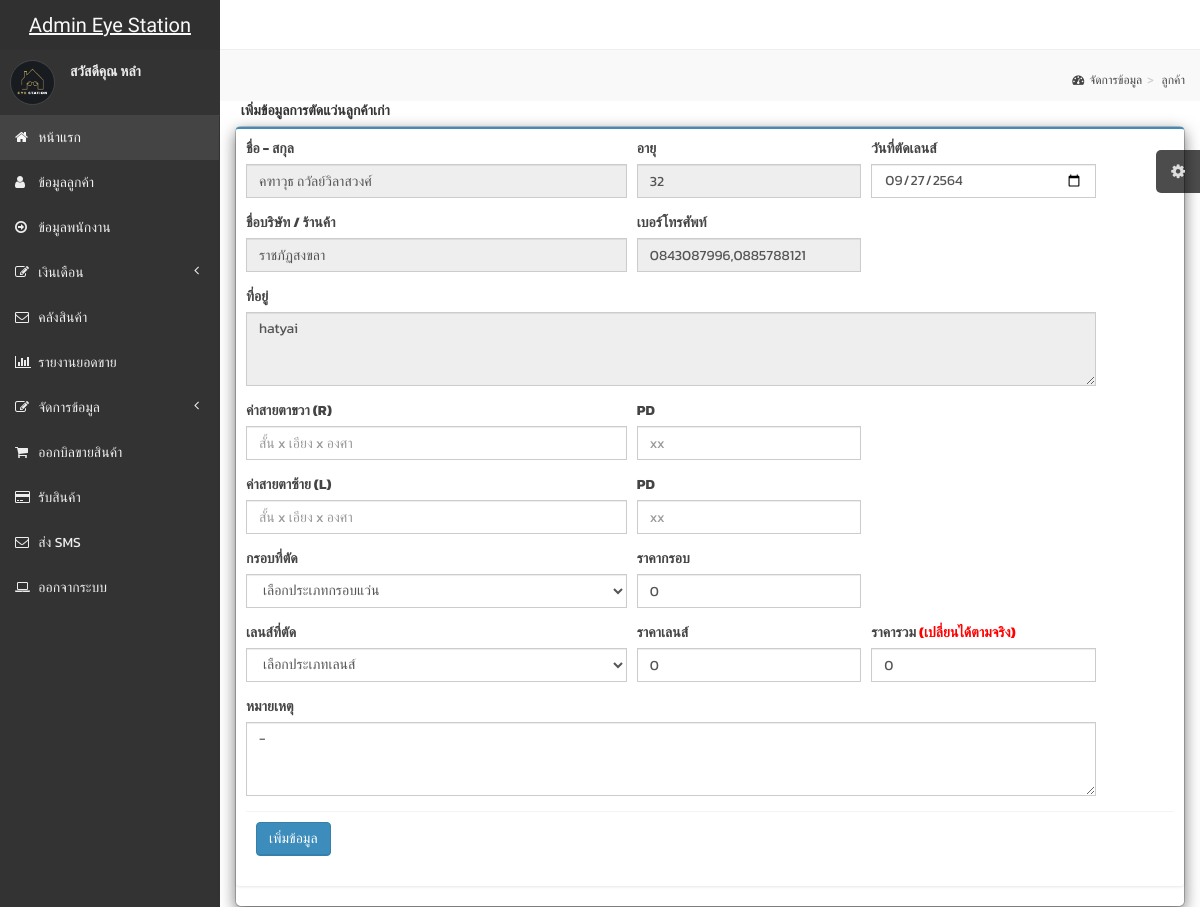
/admin/insert_history_cus1.php?cus=15 (signed in), run on the app's committed database.
### tables this page shows
CREATE TABLE `customer` (
  `id_cus` int(10) NOT NULL,
  `name_cus` varchar(100) NOT NULL,
  `age` varchar(5) NOT NULL,
  `tel` varchar(50) NOT NULL,
  `address` varchar(100) NOT NULL,
  `email` varchar(50) NOT NULL,
  `company` varchar(50) NOT NULL,
  `r_old` varchar(30) NOT NULL,
  `pdr_old` varchar(5) NOT NULL,
  `l_old` varchar(30) NOT NULL,
  `pdl_old` varchar(5) NOT NULL
);

### admin/insert_history_cus1.php (the view, shortened to what this page needs)
<?php session_start();
if($_SESSION['level'] == '1'){ ?>
<!DOCTYPE html>
<html>
    <head>
        <link rel="stylesheet" href="https://cdn.jsdelivr.net/npm/bootstrap@4.5.3/dist/css/bootstrap.min.css" type="text/css"/>
        <link href="css/bootstrap.min.css" rel="stylesheet" type="text/css" />
        <link href="css/font-awesome.min.css" rel="stylesheet" type="text/css" />
        <link href="css/ionicons.min.css" rel="stylesheet" type="text/css" />
        <link href="css/morris/morris.css" rel="stylesheet" type="text/css" />
        <link href="css/jvectormap/jquery-jvectormap-1.2.2.css" rel="stylesheet" type="text/css" />
        <link href="css/fullcalendar/fullcalendar.css" rel="stylesheet" type="text/css" />
        <link href="css/daterangepicker/daterangepicker-bs3.css" rel="stylesheet" type="text/css" />
        <link href="css/bootstrap-wysihtml5/bootstrap3-wysihtml5.min.css" rel="stylesheet" type="text/css" />
        <link href="css/AdminLTE.css" rel="stylesheet" type="text/css" />
    </head>
    <body class="skin-black">
<?php
include "header.php";
?>
        <div class="wrapper row-offcanvas row-offcanvas-left">
            <?php
include "menu.php";
?>
            <aside class="right-side">
                <section class="content-header">
                    <h1>
                    </h1>
                    <ol class="breadcrumb">
                        <li><a href="#"><i class="fa fa-dashboard"></i>จัดการข้อมูล</a></li>
                        <li><a href="#">ลูกค้า</a></li>
                    </ol>
                </section>
              <div class="col-md-12">
                <label>&nbsp;&nbsp;เพิ่มข้อมูลการตัดแว่นลูกค้าเก่า</label>
              <div class="modal-content" >
              <div class="box box-primary">
              <div class="box-header">
              <form action="insert_history_cus2.php" name="form1" method="post">
                <?php
                $cus = $_GET["cus"];
                include "../server.php";
                $sql = "SELECT * FROM customer,tudlen WHERE customer.id_cus = tudlen.id_cus && customer.id_cus='$cus'";
                $query = mysqli_query($objCon,$sql);
                while($result=mysqli_fetch_array($query,MYSQLI_ASSOC)){
                $name_cus = $result["name_cus"];
                $age = $result["age"];
                $company = $result["company"];
                $tel = $result["tel"];
                $address = $result["address"];
                } ?>
                                <form role="form">
                                    <div class="box-body">
                                    <div class="form-row">
                                        <div class="form-group col-md-5 ">
                                            <label for="user_name">ชื่อ - สกุล</label>
                                            <input type="text" class="form-control" name="name" placeholder="ชื่อ - สกุล" value="<?php echo $name_cus; ?>" readonly="1">
                                        </div>
                                        <div class="form-group col-md-3 ">
                                            <label for="age">อายุ</label>
                                            <input type="text" class="form-control" name="age" placeholder="อายุ" value="<?php echo $age; ?>" readonly="1">
                                        </div>
                                        <div class="form-group col-md-3 ">
                                            <label for="day">วันที่ตัดเลนส์</label>
                                            <input type="date" class="form-control" name="day" value="<?php echo date('Y-m-d',strtotime('+543 year'))?>">
                                        </div>
                                        <div class="form-group col-md-5 ">
                                            <label for="company">ชื่อบริษัท / ร้านค้า</label>
                                            <input type="text" class="form-control" name="company" placeholder="ชื่อบริษัท หรือ ร้านค้า" value="<?php echo $company; ?>" readonly="1" readonly="1">
                                        </div>
                                       <div class="form-group col-md-3">
                                            <label for="tel">เบอร์โทรศัพท์</label>
                                            <input type="text" class="form-control" name="tel" placeholder="xxx-xxxxxxx" value="<?php echo $tel; ?>" readonly="1">
                                        </div>
                                        <div class="form-group col-md-11">
                                            <label for="address">ที่อยู่</label>
                                            <textarea type="text" class="form-control" name="address" rows="3" readonly="1"><?php echo $address; ?></textarea>
                                        </div>
                                        <div class="form-group col-md-5 ">
                                            <label for="right">ค่าสายตาขวา (R)</label>
                                            <input type="text" class="form-control" name="right" placeholder="สั้น x เอียง x องศา" autocomplete="off">
                                        </div>
                                        <div class="form-group col-md-3 ">
                                            <label for="pdr">PD</label>
                                            <input type="text" class="form-control" name="pdr" placeholder="xx" autocomplete="off">
                                        </div>
                                        <div class="form-group col-md-5 ">
                                            <label for="left">ค่าสายตาซ้าย (L)</label>
                                            <input type="text" class="form-control" name="left" placeholder="สั้น x เอียง x องศา" autocomplete="off">
                                        </div>
                                        <div class="form-group col-md-3 ">
                                            <label for="pdl">PD</label>
                                            <input type="text" class="form-control" name="pdl" placeholder="xx" autocomplete="off">
                                        </div>
                                        <div class="form-group col-md-5">
                                        <label for="exampleInputId_title1">กรอบที่ตัด</label>
                                                 <select type="text" class="form-control" name="c_id1" id="c_id1" onChange="putFrame(this.selectedIndex)" >
                                                <option value="0">เลือกประเภทกรอบแว่น</option>
                                                </select>
                                        </div>
                                         <div class="form-group col-md-3 ">
                                            <label for="name">ราคากรอบ</label>
                                            <input type="text" class="form-control" name="c_date" id="c_date" value="0">
                                        </div>
                                         <div class="form-group col-md-5">
                                        <label for="exampleInputId_title1">เลนส์ที่ตัด</label>
                                                 <select type="text" class="form-control" name="p_len" id="p_len" onChange="putLen(this.selectedIndex)" >
                                                <option value="0">เลือกประเภทเลนส์</option>
                                                </select>
                                        </div>
                                         <div class="form-group col-md-3 ">
                                            <label for="name">ราคาเลนส์</label>
                                            <input type="text" class="form-control" name="st_time" id="st_time" value="0">
                                        </div>
                                         <div class="form-group col-md-3 ">
                                            <label for="name">ราคารวม <font color="red">(เปลี่ยนได้ตามจริง)</font></label>
                                            <input type="text" class="form-control" name="output" id="output" value="0" autocomplete="off">
                                        </div>
                                        <div class="form-group col-md-11">
                                            <label for="comment">หมายเหตุ</label>
                                            <textarea type="text" class="form-control" name="comment" rows="3">-</textarea>
                                        </div>
                                    </div>
                                    <div class="box-footer">
                                        <button type="submit" class="btn btn-primary">เพิ่มข้อมูล</button>
                                        </div>
                                    </div>
                                </form>
                                </div>
    </body>
</html>
<?php }else{
    echo "<script>";
    echo "alert(\"คุณไม่มีสิทธิ์เข้าสู่ระบบ\");";
    echo "</script>";
    echo "<meta http-equiv='refresh' content='0;url=../index.php'>";
}
?>

### admin/menu.php (shortened to what this page needs)
<div class="left-side sidebar-offcanvas">
<section class="sidebar">
    <div class="user-panel">
        <div class="pull-left image">
            <img src="img/eye.jpg" class="img-circle" alt="User Image" />
        </div>
        <div class="pull-left info">
            <p>สวัสดีคุณ <?php echo $name; ?> </br></p>
        </div>
    </div>
    <ul class="sidebar-menu">
        <?php if ($_SESSION['level'] == '1') { ?>
            <li class="active">
                <a href="index.php">
                    <i class="fa fa-home"></i> <span>หน้าแรก</span>
                </a>
            </li>
        <?php } ?>
        <?php if (($_SESSION['level'] == '1') || ($_SESSION['level'] == '2')) { ?>
            <li>
                <a href="customer.php">
                    <i class="fa fa-user"></i> <span>ข้อมูลลูกค้า</span>
                </a>
            </li>
        <?php } ?>
        <?php if ($_SESSION['level'] == '1') { ?>
            <li>
                <a href="employee.php">
                    <i class="fa fa-arrow-circle-o-right"></i> <span>ข้อมูลพนักงาน</span>
                </a>
            </li>
            <li class="treeview">
                <a href="#">
                    <i class="fa fa-edit"></i>
                    <span>เงินเดือน</span>
                    <i class="fa fa-angle-left pull-right"></i>
                </a>
            </li>
            <li>
                <a href="stock.php">
                    <i class="fa fa-envelope-o"></i> <span>คลังสินค้า</span>
                </a>
            </li>
            <li>
                <a href="report_sale.php">
                    <i class="fa fa-bar-chart-o"></i> <span>รายงานยอดขาย</span>
                </a>
            </li>
            <li class="treeview">
                <a href="#">
                    <i class="fa fa-edit"></i>
                    <span>จัดการข้อมูล</span>
                    <i class="fa fa-angle-left pull-right"></i>
                </a>
            </li>
        <?php } ?>
        <?php if (($_SESSION['level'] == '1') || ($_SESSION['level'] == '2')) { ?>
            <li>
                <a href="select_sale.php">
                    <i class="fa fa-shopping-cart"></i> <span>ออกบิลขายสินค้า</span>
                </a>
            </li>
            <li>
                <a href="select_recive.php">
                    <i class="fa fa-credit-card"></i> <span>รับสินค้า</span>
                </a>
            </li>
            <li>
                <a href="https://sms2.911itwist.com/htdocs/Login.html" target="blank">
                    <i class="fa fa-envelope-o"></i> <span>ส่ง SMS</span>
                </a>
            </li>
        <?php } ?>
        <li>
            <a href="../logout.php">
                <i class="fa fa-laptop"></i> <span>ออกจากระบบ</span>
            </a>
        </li>
        </div>

### admin/insert_history_cus1.php (style rules this page uses)
body { font-family: 'Athiti', sans-serif; font-family: 'Kanit', sans-serif; }

### admin/header.php (style rules this page uses)
body { font-family: 'Athiti', sans-serif; font-family: 'Kanit', sans-serif; }

### admin/menu.php (style rules this page uses)
body { font-family: 'Athiti', sans-serif; font-family: 'Kanit', sans-serif; }

### data on the page
customer: name "คฑาวุธ ถวัลย์วิลาสวงศ์", age "32", company "ราชภัฏสงขลา", tel "0843087996,0885788121", address "hatyai"

### other printed values
$name "หลำ"
